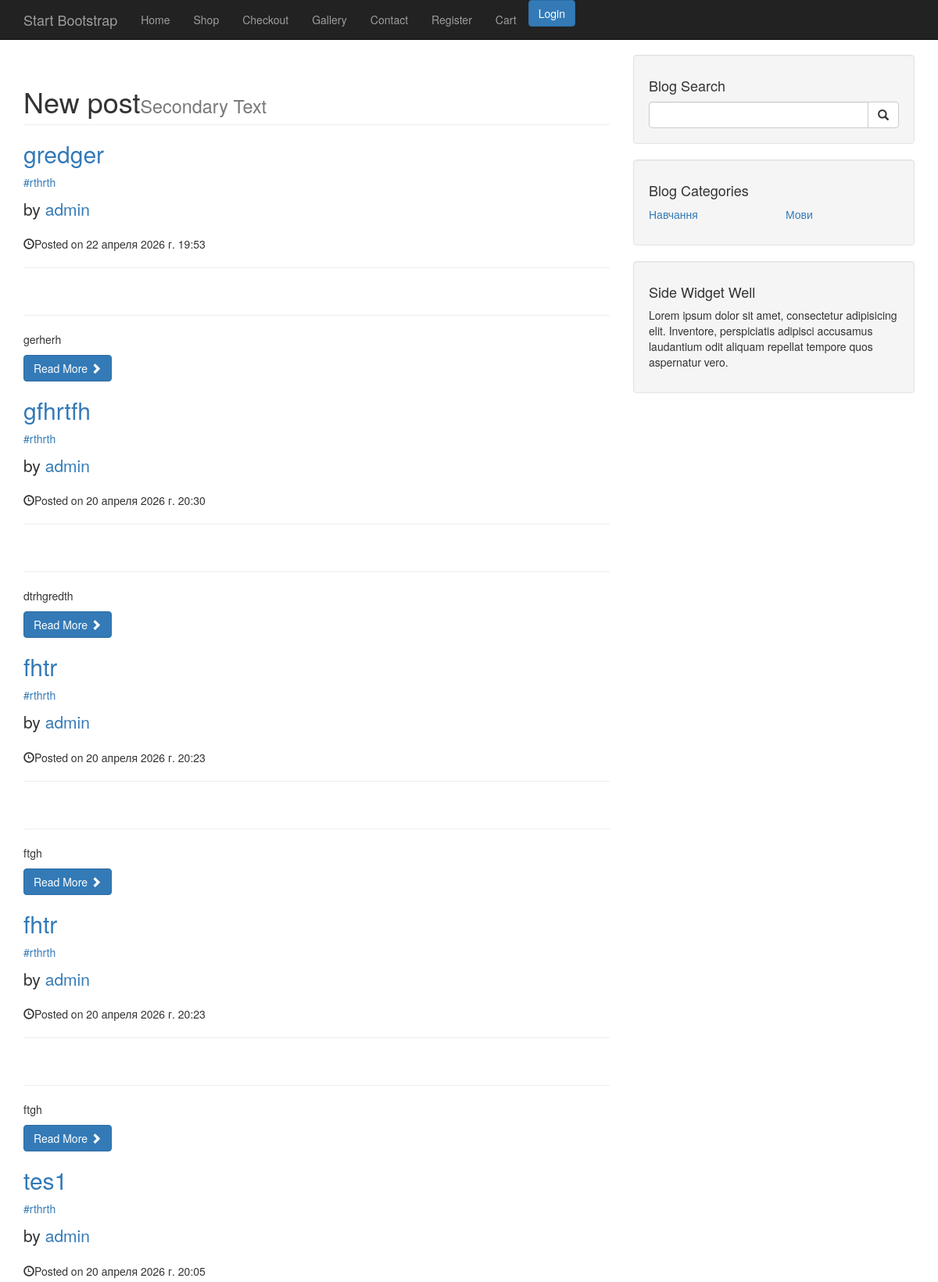
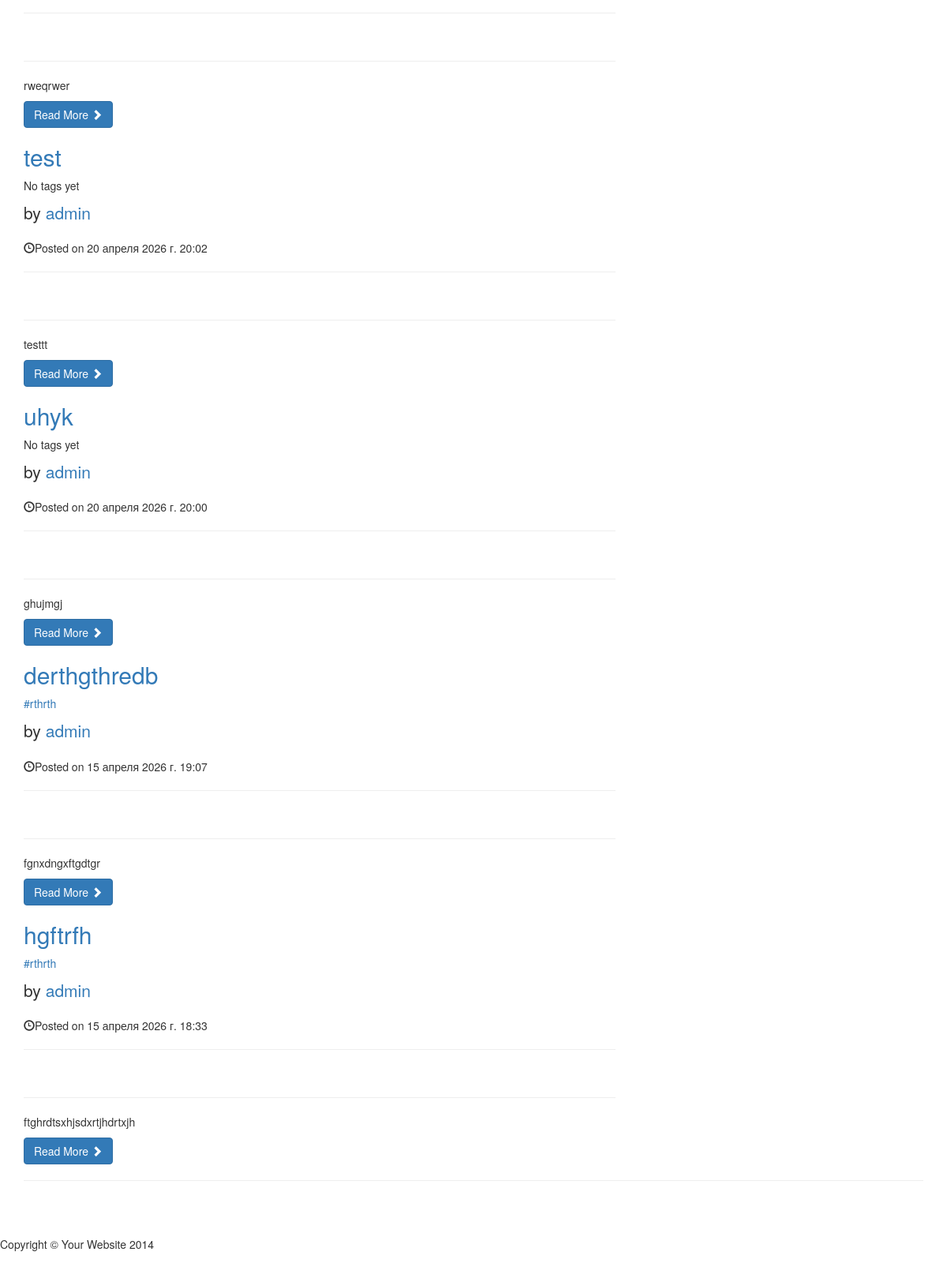
The app's page /, older data (2 pictures, top to bottom).
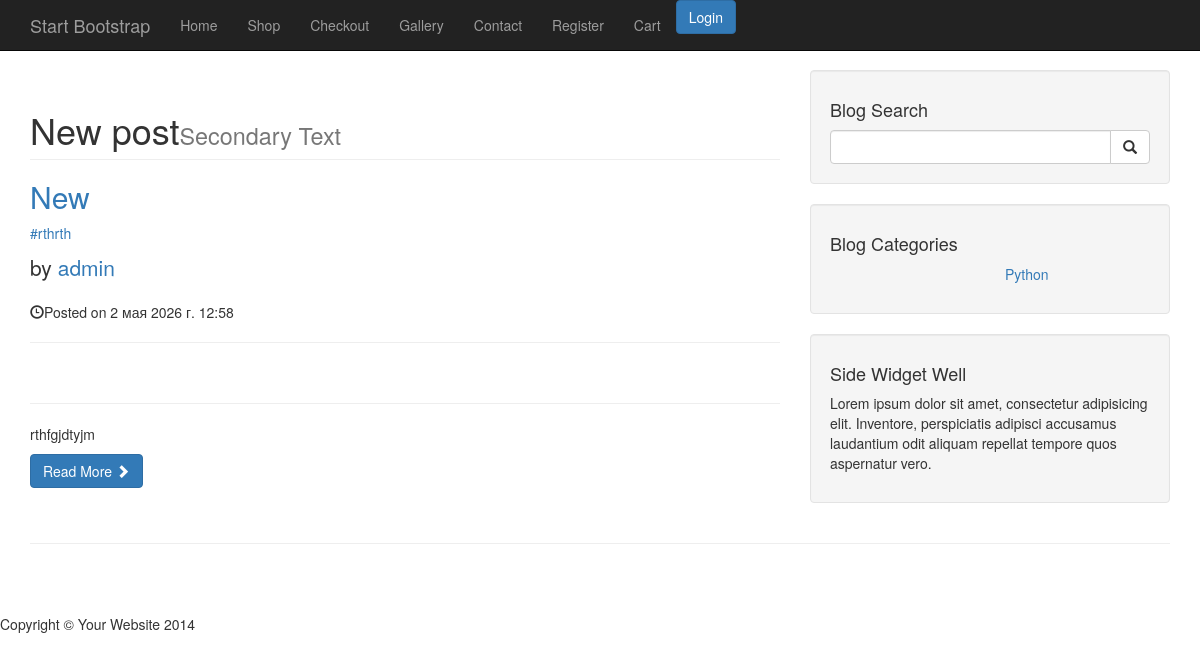
The same page, newer data.
### blog/models.py (models this page shows, shortened)
class Post(models.Model):
    title = models.CharField(max_length=30, verbose_name = "Заголовок")
    content = models.TextField(verbose_name = "Опис")
    slug = models.SlugField(max_length=120, unique=True)
    published_date = models.DateTimeField(auto_created=True, verbose_name = "Дата публікаціїї")
    category = models.ForeignKey(Category, on_delete=models.CASCADE, verbose_name = "Категорія")
    user = models.ForeignKey(User, on_delete=models.CASCADE, verbose_name = "Автор")
    tags = models.ManyToManyField(Tag, blank=True, verbose_name = "Тег")
    image = models.URLField(default='https://www.shutterstock.com/image-vector/default-ui-image-placeholder-wireframes-600nw-1037719192.jpg')
    class Meta:
        verbose_name = "Новина"
        verbose_name_plural = "Новини"

class Tag(models.Model):
    name = models.CharField(max_length=30, verbose_name = "Тег")
    slug = models.SlugField(max_length=120, unique=True)
    class Meta:
        verbose_name = "Тег"
        verbose_name_plural = "Теги"

class Category(models.Model):
    name = models.CharField(max_length=100, verbose_name = "Назва")
    slug = models.SlugField(max_length=120, unique=True)
    def __str__(self):
        return self.name
    class Meta:
        verbose_name = "Категорія"
        verbose_name_plural = "Категорії"

### blog/views.py (the view)
# urls.py: path('', views.index, name="index"),
def index(request):
    posts = Post.objects.all().order_by('-published_date')
    context = {'posts': posts}
    context.update(get_category())
    return render(request,'blog/index.html', context)

### blog/views.py (called while the page is built)
def get_category():
    all = Category.objects.all()
    count = all.count()
    return {'cat1': all[:count // 2], 'cat2': all[count // 2:]}

### shop/context_processors.py (called while the page is built)
def categorys_processor(request):
    categories = Category.objects.all()
    return {'categories': categories}

### templates/blog/index.html (shortened to what this page needs)
{% extends "layout/main_layout.html" %}
{% block content %}
<h1 class="page-header">New post<small>Secondary Text</small>
</h1>
{% for post in posts %}
<h2>
    <a href="{% url 'post' slug=post.slug %}">{{ post.title }}</a>
</h2>
<p>
        {% for tag in post.tags.all %}
            <span><a href="{% url 'tag' slug=tag.slug %}"> #{{ tag.name }}</a></span>
        {% empty %}
        <span>No tags yet</span>
        {% endfor %}
    </p>
<p class="lead">
    by <a href="{% url 'index' %}">{{ post.user }}</a>
</p>
<p><span class="glyphicon glyphicon-time"></span>Posted on {{ post.published_date }}</p>
<hr>
<hr>
<p>{{ post.content|truncatewords:5  }}</p>
<a class="btn btn-primary" href="{% url 'post' slug=post.slug %}">Read More <span class="glyphicon glyphicon-chevron-right"></span></a>
{% endfor %}
{% endblock %}

### templates/layout/main_layout.html
{% extends "base.html" %}
{% block main %}
    <div class="container">
        <div class="row">
            <div class="col-md-8">
                {% block content%}
                {% endblock %}
            </div>
            <div class="col-md-4">
                <div class="well">
                    <h4>Blog Search</h4>
                    <form class="input-group" method="GET" action="{% url 'search' %}">
                        <input type="search" name="query" class="form-control">
                        <span class="input-group-btn">
                            <button class="btn btn-default" type="submit">
                                <span class="glyphicon glyphicon-search"></span>
                        </button>
                        </span>
                    </form>
                </div>
                <div class="well">
                    <h4>Blog Categories</h4>
                    <div class="row">
                        <div class="col-lg-6">
                            <ul class="list-unstyled">
                                {% for c in cat1 %}
                                <li><a href="{% url 'category' slug=c.slug %}">{{ c }}</a>
                                </li>
                                {% endfor %}
                            </ul>
                        </div>
                        <div class="col-lg-6">
                            <ul class="list-unstyled">
                                {% for c in cat2 %}
                                <li><a href="{% url 'category' slug=c.slug %}">{{ c }}</a>
                                </li>
                                {% endfor %}
                            </ul>
                        </div>
                    </div>
                </div>
                <div class="well">
                    <h4>Side Widget Well</h4>
                    <p>Lorem ipsum dolor sit amet, consectetur adipisicing elit. Inventore, perspiciatis adipisci accusamus laudantium odit aliquam repellat tempore quos aspernatur vero.</p>
                </div>
            </div>
        </div>
        <hr>
    </div>
{% endblock %}

Row changes from the older to the newer data that the page shows:
removed Post: title "gredger", user "admin", published_date "22 апреля 2026 г. 19:53", content "gerherh", Tag (name "rthrth")
removed Post: title "gfhrtfh", user "admin", published_date "20 апреля 2026 г. 20:30", content "dtrhgredth", Tag (name "rthrth")
removed Post: title "fhtr", user "admin", published_date "20 апреля 2026 г. 20:23", content "ftgh", Tag (name "rthrth")
removed Post: title "fhtr", user "admin", published_date "20 апреля 2026 г. 20:23", content "ftgh", Tag (name "rthrth")
removed Post: title "tes1", user "admin", published_date "20 апреля 2026 г. 20:05", content "rweqrwer", Tag (name "rthrth")
removed Post: title "test", user "admin", published_date "20 апреля 2026 г. 20:02", content "testtt"
removed Post: title "uhyk", user "admin", published_date "20 апреля 2026 г. 20:00", content "ghujmgj"
removed Post: title "derthgthredb", user "admin", published_date "15 апреля 2026 г. 19:07", content "fgnxdngxftgdtgr", Tag (name "rthrth")
removed Post: title "hgftrfh", user "admin", published_date "15 апреля 2026 г. 18:33", content "ftghrdtsxhjsdxrtjhdrtxjh", Tag (name "rthrth")
removed Category: name "Навчання", shown under "Blog Categories"
removed Category: name "Мови"
added Post: title "New", user "admin", published_date "2 мая 2026 г. 12:58", content "rthfgjdtyjm", Tag (name "rthrth")
added Category: name "Python", shown under "Blog Categories"
